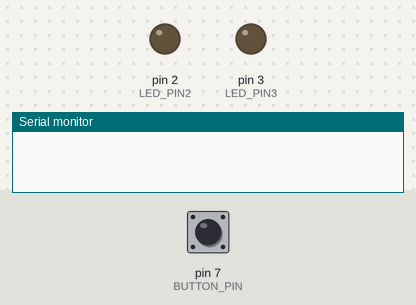
Recording of a sketch running on a simulated Arduino Uno, built with avr-gcc and run on an emulated ATmega328P. On the bench: output pins drawn as LEDs (lit = HIGH), the last lines printed to the serial monitor. The inputs (shaded band) are chosen by the test bench; at power-on: pin 7 (BUTTON_PIN) HIGH.

Above: at 1.2 s.
1.3 s: pin 7 (BUTTON_PIN) pulled LOW for 0.15 s
At 1.6 s:
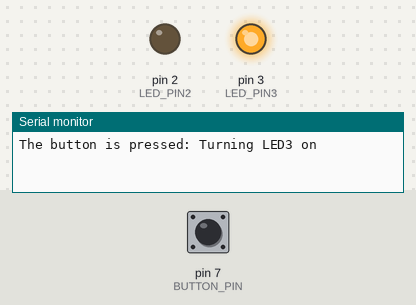
2.9 s: pin 7 (BUTTON_PIN) pulled LOW for 1 s
At 4.0 s:
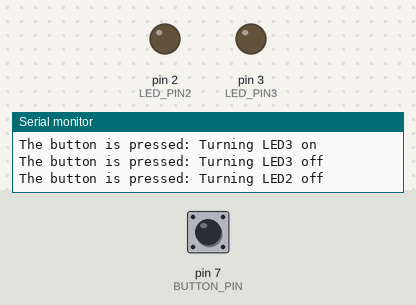
5.4 s: pin 7 (BUTTON_PIN) pulled LOW for 0.15 s
At 6.6 s:
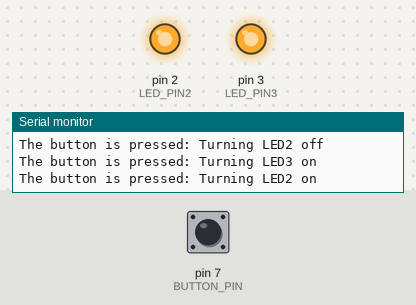
7.0 s: pin 7 (BUTTON_PIN) pulled LOW for 3.2 s
At 8.3 s:
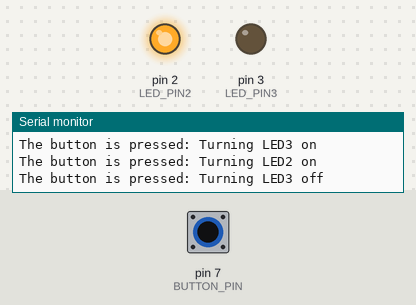
Timing chart, 0 to 10.0 s (numbered marks = the images above; inputs shaded):
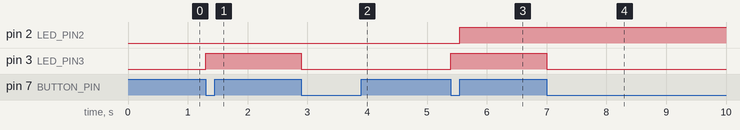

The sketch:

button_lichts_on_of.ino
```cpp
// constants won't change
const int BUTTON_PIN = 7;  // Connect the Button to pin 7 or change here
const int LED_PIN3    = 3;       // Connect the LED to pin 3 or change here
const int LED_PIN2    = 2;       // Connect the LED to pin 2 or change here


// variables will change:
int ledState3 = LOW;        // tracks the current state of LED3
int ledState2 = HIGH;        // tracks the current state of LED2
int lastButtonState3;        // the previous state of button
int currentButtonState3; // the current state of button
int lastButtonState2;        // the previous state of button
int currentButtonState2; // the current state of button

void setup() {
  Serial.begin(9600);                         // initialize serial
  pinMode(BUTTON_PIN, INPUT);  // set arduino pin to input mode
  pinMode(LED_PIN3, OUTPUT);      // set arduino pin to output mode
  pinMode(LED_PIN2, OUTPUT);      // set arduino pin to output mode

  currentButtonState3 = digitalRead(BUTTON_PIN);
  currentButtonState2 = digitalRead(BUTTON_PIN);
}

void loop() {
  lastButtonState3    = currentButtonState3;                // save the last state
  currentButtonState3 = digitalRead(BUTTON_PIN); // read new state

  if(lastButtonState3 == HIGH && currentButtonState3 == LOW) {
    Serial.print("The button is pressed: ");

    // toggle state of LED3
    if(ledState3 == LOW) {
       ledState3 = HIGH;
       Serial.println("Turning LED3 on");
    }
    else {
      ledState3 = LOW;
      Serial.println("Turning LED3 off");
    }

    // control LED arccoding to the toggled state
    digitalWrite(LED_PIN3, ledState3);  //turns the LED on or off based on the variable
  }


  lastButtonState2    = currentButtonState2;                // save the last state
  currentButtonState2 = digitalRead(BUTTON_PIN); // read new state

  if(lastButtonState2 == LOW && currentButtonState3 == HIGH) {
    Serial.print("The button is pressed: ");

    // toggle state of LED2
    if(ledState2 == HIGH) {
       ledState2 = LOW;
       Serial.println("Turning LED2 off");
    }
    else {
      ledState2 = HIGH;
      Serial.println("Turning LED2 on");
    }

    // control LED arccoding to the toggled state
    digitalWrite(LED_PIN2, ledState3);  //turns the LED on or off based on the variable
  }
}
```

Measured:
- after the input at 1.3 s, pin 3 (LED_PIN3): LOW → HIGH at once
- after the input at 2.9 s, pin 3 (LED_PIN3): HIGH → LOW at once
- after the input at 5.4 s, pin 2 (LED_PIN2): LOW → HIGH after 0.15 s; pin 3 (LED_PIN3): LOW → HIGH at once
- after the input at 7.0 s, pin 3 (LED_PIN3): HIGH → LOW at once
